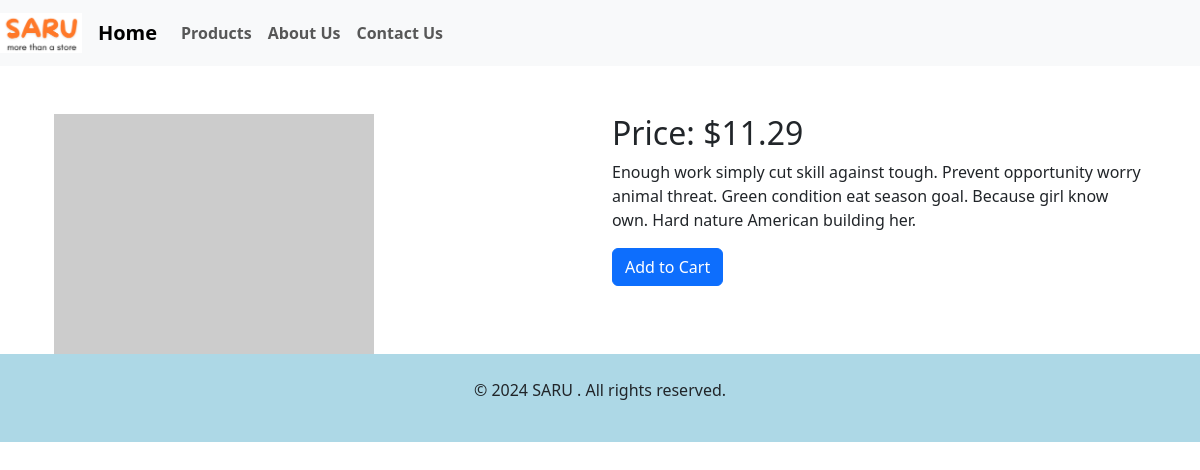
The page /product/501/ on the database its author committed.
### store/models.py (models this page shows, shortened)
class Product(models.Model):
    title = models.CharField(max_length=255)
    description = models.TextField()
    price = models.DecimalField(max_digits=10, decimal_places=2)
    image_url = models.URLField(max_length=500, blank=True, null=True)
    featured = models.BooleanField(default=False)
    created_at = models.DateTimeField(auto_now_add=True)

### store/views.py (the view)
# urls.py: path('product/<int:product_id>/', views.product_detail, name='product_detail'),
def product_detail(request, product_id):
    product = get_object_or_404(Product, id=product_id)
    return render(request, 'store/product_detail.html', {'product': product})

### store/templates/store/product_detail.html (shortened to what this page needs)
{% extends 'store/base.html' %}
{% block content %}
<div class="container mt-5">
    <div class="row">
        <div class="col-md-6">
            <img src="{{ product.image_url }}" class="img-fluid" alt="{{ product.name }}">
        </div>
        <div class="col-md-6">
            <h2>Price: ${{ product.price }}</h2>
            <p>{{ product.description }}</p>
            <a href="#" class="btn btn-primary">Add to Cart</a>
        </div>
    </div>
</div>
{% endblock %}

### rows shown on the page
Product: price "11.29", description "Enough work simply cut skill against tough. Prevent opportunity worry animal threat. Green condition eat season goal. Because girl know own. Hard nature American building her."
